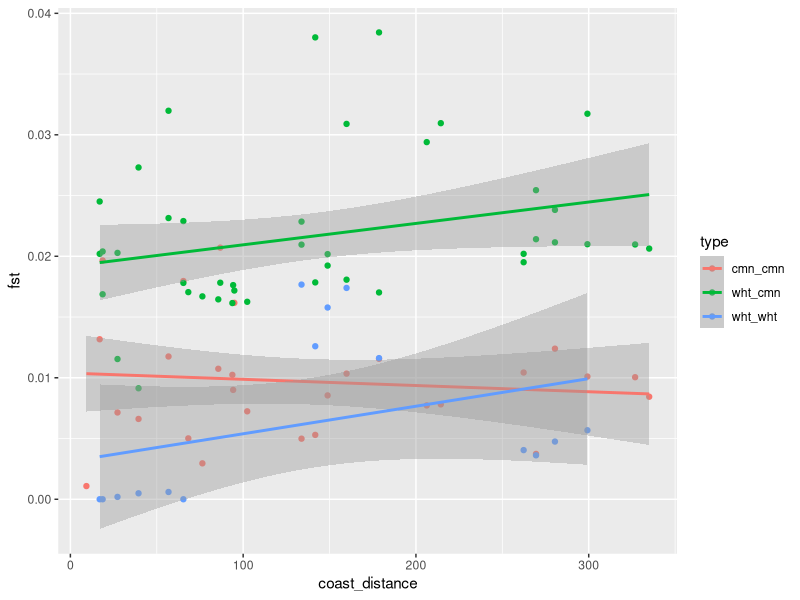

Source code (R):
library("ggplot2")
library("dplyr")

fst_dist <- read.table("metadata/fst_distances.txt", h = T)

fst_dist %>%
  filter(type %in% c("wht_wht", "cmn_cmn", "wht_cmn"))%>%
  mutate(coast_distance = least.cost.distance + dist.to.coast1 + dist.to.coast2) %>%
  mutate(comparison = ifelse(type %in% c("wht_wht", "cmn_cmn", "cbr_cbr"), "same", "different")) %>%
  ggplot(aes(x = coast_distance, y = fst, color = type)) +
  geom_point()+
  geom_smooth(method = "lm")